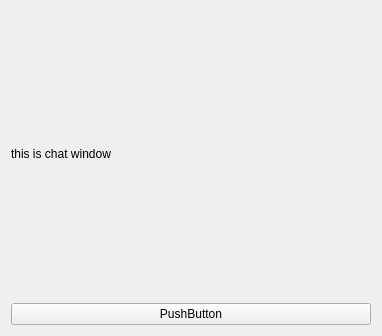
<?xml version="1.0" encoding="UTF-8"?>
<ui version="4.0">
 <class>ChatWindow</class>
 <widget class="QWidget" name="ChatWindow">
  <property name="geometry">
   <rect>
    <x>0</x>
    <y>0</y>
    <width>382</width>
    <height>336</height>
   </rect>
  </property>
  <property name="windowTitle">
   <string>Form</string>
  </property>
  <layout class="QGridLayout" name="gridLayout">
   <item row="0" column="0">
    <widget class="QLabel" name="label">
     <property name="text">
      <string>this is chat window</string>
     </property>
    </widget>
   </item>
   <item row="1" column="0">
    <widget class="QPushButton" name="pushButton">
     <property name="text">
      <string>PushButton</string>
     </property>
    </widget>
   </item>
  </layout>
 </widget>
 <resources/>
 <connections/>
</ui>
